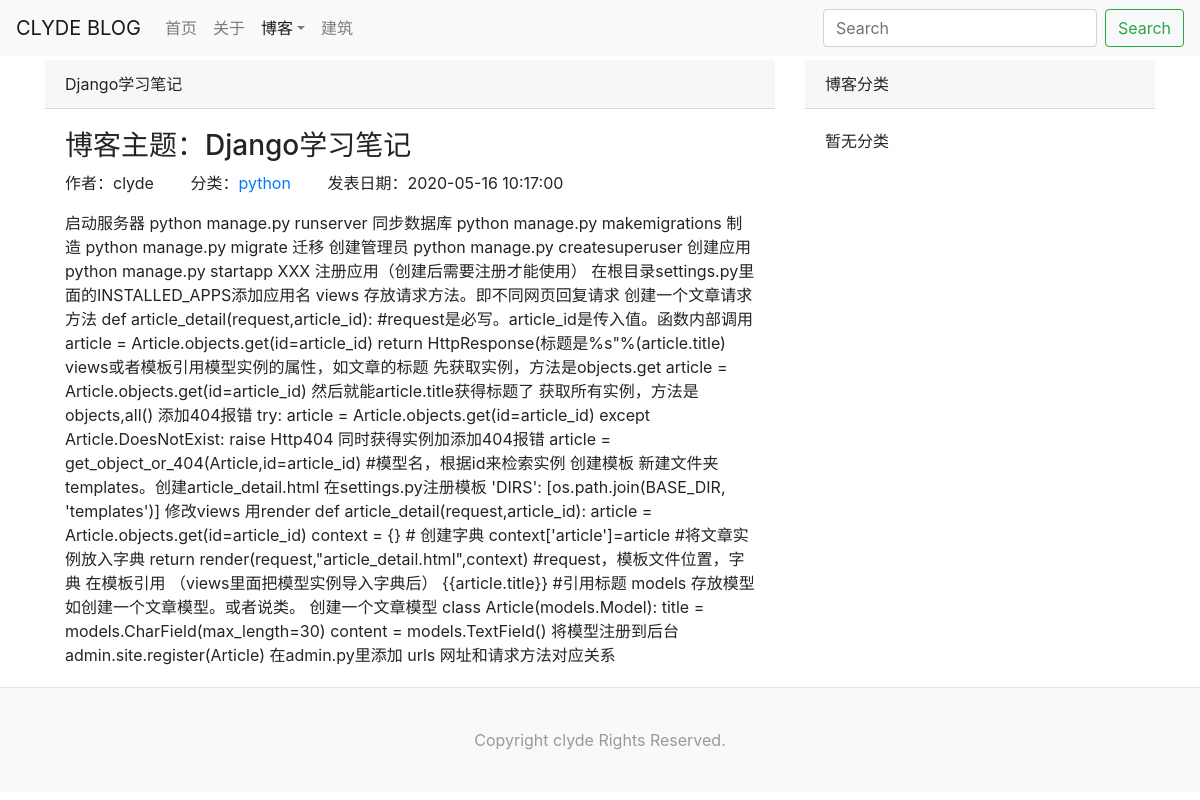
Page /blog/2 on the committed database.
### blog/models.py (models this page shows, shortened)
class Article(models.Model):
    title = models.CharField(max_length=70, verbose_name="标题")
    body = models.TextField(verbose_name="正文")
    created_time = models.DateTimeField(auto_now_add=True, verbose_name="创建日期")
    modified_time = models.DateTimeField(auto_now=True, verbose_name="修改日期")
    category = models.ForeignKey(Category,on_delete=models.CASCADE, verbose_name="分类")
    tag = models.ManyToManyField(Tag,blank=True, verbose_name="标签")
    author = models.ForeignKey(User, on_delete=models.CASCADE, verbose_name="作者")
    class Meta:
        verbose_name_plural = "文章"
        ordering = ['-created_time']

class Category(models.Model):
    name = models.CharField(max_length=30)
    text = models.CharField(max_length=120, blank=True, null=True)

### blog/views.py (the view)
# urls.py: path("<int:id>", views.blog_article, name="blog_article"),
def blog_article(request,id):
    context = {}
    article = get_object_or_404(Article, id=id)
    context['article'] = article
    return render(request,"article_detail.html", context)

### blog/templates/article_detail.html (shortened to what this page needs)
{% extends "base.html" %}
{% block body %}
    <div class="container">
        <div class="row">
            <div class="col-sm-12 col-md-8">
                <div class="card-header">{{article.title}}</div>
                <div class="card-body">
                    <h3>博客主题：{{article.title}}</h3>
                    <ul class="blog-detail">
                        <li>作者：{{article.author}}</li>
                        <li>分类：<a href="{% url "blog_category" article.category.id %}">{{article.category.name}}</a></li>
                        <li>发表日期：{{article.created_time|date:"Y-m-d H:i:s"}}</li>
                    </ul>
                    <div>{{article.body}}</div>
                </div>
            </div>
            <div class="d-none d-md-block col-md-4">
{% include 'righter.html' %}
            </div>
        </div>
    </div>
{% endblock %}
{% block blog_active %}active{% endblock %}

### static/css/clydeblog.css (style rules this page uses)
* { margin: 0;padding: 0; }
body { margin-top: 60px!important; }
li { list-style-type:none; }
ul.blog-detail li { display: inline-block; margin-right: 2em; }

### rows in the picture
Article: title "Django学习笔记", author "clyde", category.name "python", created_time "2020-05-16 10:17:00", body "启动服务器 python manage.py runserver 同步数据库 python manage.py makemigrations 制造 python manage.py migrate 迁移 创建管理员 python manage.py createsuperuser 创建应用 python manage.py startapp XXX 注册应用（创建后需要注册才能使用） 在根目录settings.py里面的INSTALLED_APPS添加应用名 views 存放请求方法。即不同网页回复请求 创建一个文章请求方法 def article_detail(request,article_id): #request是必写。article_id是传入值。函数内部调用 article = Article.objects.get(id=article_id) return HttpResponse(标题是%s\"%(article.title) views或者模板引用模型实例的属性，如文章的标题 先获取实例，方法是objects.get article = Article.objects.get(id=article_id) 然后就能article.title获得标题了 获取所有实例，方法是objects,all() 添加404报错 try: article = Article.objects.get(id=article_id) except Article.DoesNotExist: raise Http404 同时获得实例加添加404报错 article =…"
